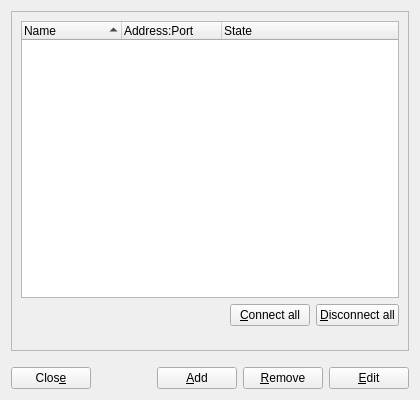
<?xml version="1.0" encoding="UTF-8"?>
<ui version="4.0">
 <class>Dialog</class>
 <widget class="py_QDialog" name="Dialog">
  <property name="modal" stdset="0">
   <bool>false</bool>
  </property>
  <property name="enabled">
   <bool>true</bool>
  </property>
  <property name="geometry">
   <rect>
    <x>0</x>
    <y>0</y>
    <width>420</width>
    <height>400</height>
   </rect>
  </property>
  <property name="sizePolicy">
   <sizepolicy hsizetype="Fixed" vsizetype="Fixed">
    <horstretch>0</horstretch>
    <verstretch>0</verstretch>
   </sizepolicy>
  </property>
  <property name="minimumSize">
   <size>
    <width>420</width>
    <height>400</height>
   </size>
  </property>
  <property name="maximumSize">
   <size>
    <width>420</width>
    <height>400</height>
   </size>
  </property>
  <property name="contextMenuPolicy">
   <enum>Qt::DefaultContextMenu</enum>
  </property>
  <property name="windowTitle">
   <string>Manage devices</string>
  </property>
  <layout class="QVBoxLayout" name="verticalLayout_2">
   <item>
    <widget class="QFrame" name="frame">
     <property name="frameShape">
      <enum>QFrame::StyledPanel</enum>
     </property>
     <property name="frameShadow">
      <enum>QFrame::Plain</enum>
     </property>
     <layout class="QVBoxLayout" name="verticalLayout">
      <item>
       <widget class="QTreeWidget" name="treeWidgetDevices">
        <property name="autoScroll">
         <bool>true</bool>
        </property>
        <property name="editTriggers">
         <set>QAbstractItemView::NoEditTriggers</set>
        </property>
        <property name="showDropIndicator" stdset="0">
         <bool>false</bool>
        </property>
        <property name="alternatingRowColors">
         <bool>false</bool>
        </property>
        <property name="selectionBehavior">
         <enum>QAbstractItemView::SelectRows</enum>
        </property>
        <property name="indentation">
         <number>20</number>
        </property>
        <property name="rootIsDecorated">
         <bool>false</bool>
        </property>
        <property name="uniformRowHeights">
         <bool>true</bool>
        </property>
        <property name="sortingEnabled">
         <bool>true</bool>
        </property>
        <property name="animated">
         <bool>false</bool>
        </property>
        <property name="allColumnsShowFocus">
         <bool>true</bool>
        </property>
        <property name="headerHidden">
         <bool>false</bool>
        </property>
        <column>
         <property name="text">
          <string>Name</string>
         </property>
        </column>
        <column>
         <property name="text">
          <string>Address:Port</string>
         </property>
        </column>
        <column>
         <property name="text">
          <string>State</string>
         </property>
        </column>
       </widget>
      </item>
      <item>
       <layout class="QHBoxLayout" name="horizontalLayout_2">
        <item>
         <spacer name="horizontalSpacer">
          <property name="orientation">
           <enum>Qt::Horizontal</enum>
          </property>
          <property name="sizeHint" stdset="0">
           <size>
            <width>40</width>
            <height>20</height>
           </size>
          </property>
         </spacer>
        </item>
        <item>
         <widget class="QPushButton" name="buttonConnectAll">
          <property name="text">
           <string>&amp;Connect all</string>
          </property>
          <property name="autoDefault">
           <bool>false</bool>
          </property>
         </widget>
        </item>
        <item>
         <widget class="QPushButton" name="buttonDisconnectAll">
          <property name="text">
           <string>&amp;Disconnect all</string>
          </property>
          <property name="autoDefault">
           <bool>false</bool>
          </property>
         </widget>
        </item>
       </layout>
      </item>
      <item>
       <spacer name="verticalSpacer">
        <property name="orientation">
         <enum>Qt::Vertical</enum>
        </property>
        <property name="sizeType">
         <enum>QSizePolicy::Fixed</enum>
        </property>
        <property name="sizeHint" stdset="0">
         <size>
          <width>20</width>
          <height>15</height>
         </size>
        </property>
       </spacer>
      </item>
     </layout>
    </widget>
   </item>
   <item>
    <spacer name="verticalSpacer_2">
     <property name="orientation">
      <enum>Qt::Vertical</enum>
     </property>
     <property name="sizeType">
      <enum>QSizePolicy::Fixed</enum>
     </property>
     <property name="sizeHint" stdset="0">
      <size>
       <width>20</width>
       <height>10</height>
      </size>
     </property>
    </spacer>
   </item>
   <item>
    <layout class="QHBoxLayout" name="horizontalLayout">
     <item>
      <widget class="QPushButton" name="buttonClose">
       <property name="text">
        <string>Clos&amp;e</string>
       </property>
       <property name="autoDefault">
        <bool>false</bool>
       </property>
      </widget>
     </item>
     <item>
      <spacer name="horizontalSpacer">
       <property name="orientation">
        <enum>Qt::Horizontal</enum>
       </property>
       <property name="sizeHint" stdset="0">
        <size>
         <width>40</width>
         <height>20</height>
        </size>
       </property>
      </spacer>
     </item>
     <item>
      <widget class="QPushButton" name="buttonAdd">
       <property name="text">
        <string>&amp;Add</string>
       </property>
       <property name="autoDefault">
        <bool>false</bool>
       </property>
      </widget>
     </item>
     <item>
      <widget class="QPushButton" name="buttonRemove">
       <property name="text">
        <string>&amp;Remove</string>
       </property>
       <property name="autoDefault">
        <bool>false</bool>
       </property>
      </widget>
     </item>
     <item>
      <widget class="QPushButton" name="buttonEdit">
       <property name="text">
        <string>&amp;Edit</string>
       </property>
       <property name="autoDefault">
        <bool>false</bool>
       </property>
      </widget>
     </item>
    </layout>
   </item>
  </layout>
 </widget>
 <customwidgets>
  <customwidget>
   <class>py_QDialog</class>
   <extends>QWidget</extends>
   <header>py_qdialog.h</header>
   <container>1</container>
  </customwidget>
 </customwidgets>
 <resources>
  <include location="../icons/icons.qrc"/>
 </resources>
 <connections/>
</ui>
